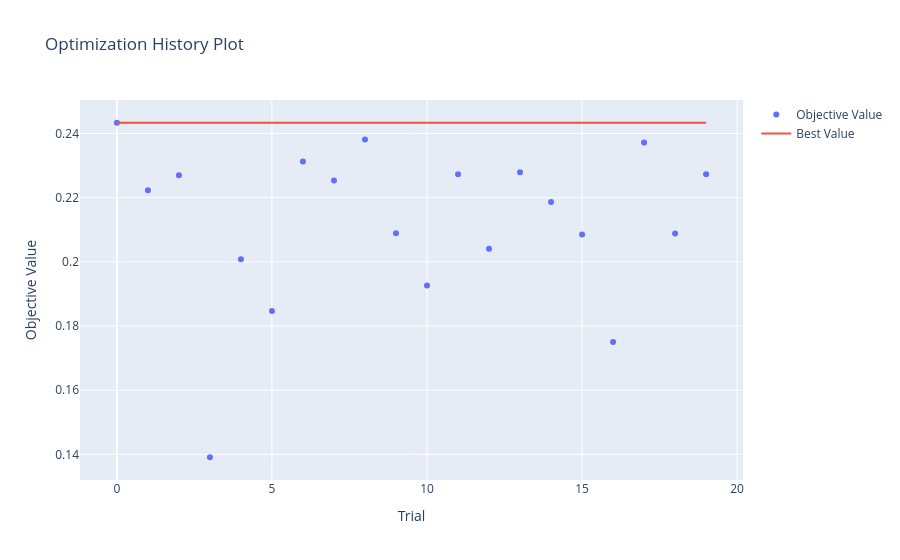

This figure's notebook cell:
### Code cell
optuna.visualization.plot_optimization_history(optuna_study)

### Figure 1 — Plotly figure (JSON) as saved in the notebook; plotly's stock layout.template omitted (floating-point values rounded to 4 significant figures)
{"data": [{"mode": "markers", "name": "Objective Value", "type": "scatter", "x": [0, 1, 2, 3, 4, 5, 6, 7, 8, 9, 10, 11, 12, 13, 14, 15, 16, 17, 18, 19], "y": [0.2433, 0.2223, 0.2269, 0.1391, 0.2008, 0.1846, 0.2313, 0.2254, 0.2381, 0.2089, 0.1926, 0.2273, 0.204, 0.2279, 0.2187, 0.2085, 0.175, 0.2372, 0.2088, 0.2273]}, {"mode": "lines", "name": "Best Value", "type": "scatter", "x": [0, 1, 2, 3, 4, 5, 6, 7, 8, 9, 10, 11, 12, 13, 14, 15, 16, 17, 18, 19], "y": [0.2433, 0.2433, 0.2433, 0.2433, 0.2433, 0.2433, 0.2433, 0.2433, 0.2433, 0.2433, 0.2433, 0.2433, 0.2433, 0.2433, 0.2433, 0.2433, 0.2433, 0.2433, 0.2433, 0.2433]}, {"marker": {"color": "#cccccc"}, "mode": "markers", "name": "Infeasible Trial", "showlegend": false, "type": "scatter", "x": [], "y": []}], "layout": {"title": {"text": "Optimization History Plot"}, "xaxis": {"title": {"text": "Trial"}}, "yaxis": {"title": {"text": "Objective Value"}}}}
